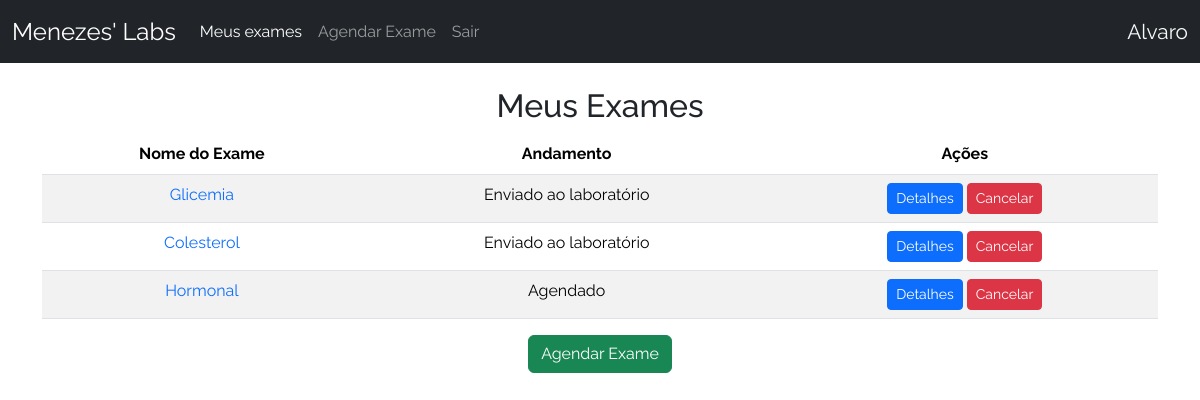
The app's page / (signed in), older data.
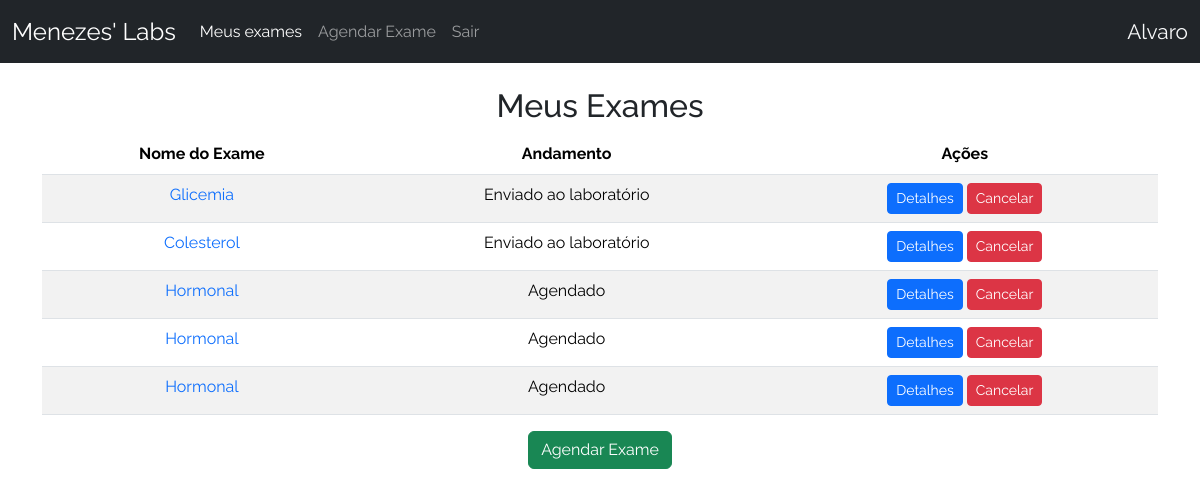
The same page, newer data.
### crud/models.py (models this page shows, shortened)
class Base(models.Model):
    criado = models.DateTimeField(verbose_name ='Criado em',auto_now_add=True)
    modificado = models.DateTimeField(verbose_name ='Modificado em',auto_now=True)
    ativo = models.BooleanField(verbose_name ='Ativo?',default=True)
    class Meta:
        abstract = True

class AgendamentoExame(Base):
    exame = models.ForeignKey(Exame,verbose_name='Exame',on_delete=models.CASCADE)
    data = models.DateField('Data',auto_now=False,auto_now_add=False)
    usuario = models.ForeignKey(User,verbose_name='Usuário',on_delete=models.CASCADE)
    HORARIO_CHOICES = (
    ('07:00', '07:00'),
    ('08:00', '08:00'),
    ('09:00', '09:00'),
    ('10:00', '10:00'),
    ('11:00', '11:00'),
    ('13:00', '13:00'),
    ('14:00', '14:00'),
    ('15:00', '15:00'),
    ('16:00', '16:00'),
    ('17:00', '17:00'),
)
    ANDAMENTO_CHOICES = (
        ('Agendado', 'Agendado'),
        ('Realizado', 'Realizado'),
        ('Enviado ao laboratório', 'Enviado ao laboratório'),
        ('Concluído', 'Concluído'),
        ('Cancelado', 'Cancelado'),
    )
    horario = models.CharField(verbose_name ='Horário', max_length = 5 ,choices=HORARIO_CHOICES)
    andamento = models.CharField(verbose_name ='Andamento',max_length=30,choices=ANDAMENTO_CHOICES,default='Agendado')
    resultado = models.FileField('Resultado',upload_to='pdfs/',null=True,blank=True)
    class Meta:
        verbose_name = 'Agendamento'
        verbose_name_plural = 'Agendamentos'
        ordering = ['data','horario']

class Exame(Base):
    nome = models.CharField('Nome',max_length=100)
    def __str__(self):
        return self.nome
    class Meta:
        verbose_name = 'Exame'
        verbose_name_plural = 'Exames'
        ordering = ['nome']

### crud/views.py (the view)
# urls.py: path('', UserIndexView.as_view(), name='index'),
class UserIndexView(ListView):
    template_name = 'index.html'
    model = AgendamentoExame
    context_object_name = 'agendamentos'
    def get_queryset(self):
        query = 0
        if self.request.user.is_authenticated:
            query = AgendamentoExame.objects.filter(usuario=self.request.user, ativo=True)
        return query

### crud/templates/index.html (shortened to what this page needs)
{% extends 'base.html' %}
{% block content %}
{% if user.is_authenticated and user.is_superuser == False %}
    <div class="table-container" style="text-align: center;">
        <h2 style="margin-top: 3vh;">Meus Exames</h2>
        <table class="table table-striped">
            <thead class="thead-dark">
                <tr>
                    <th scope="col"><strong>Nome do Exame</strong></th>
                    <th scope="col"><strong>Andamento</strong></th>
                    <th scope="col"><strong>Ações</strong></th>
                </tr>
            </thead>
            <tbody>
                {% for agendamento in agendamentos %}
                    <tr>
                        <td><a href="{% url 'detail' pk=agendamento.pk %}" class="text-decoration-none">{{ agendamento.exame }}</a></td>
                        <td>{{ agendamento.andamento }}</td>
                        <td>
                            <a href="{% url 'detail' pk=agendamento.pk %}" class="btn btn-primary btn-sm">Detalhes</a>
                            <a href="{% url 'delete' pk=agendamento.pk %}" class="btn btn-danger btn-sm">Cancelar</a>
                        </td>
                    </tr>
                    {% endfor %}
                </tbody>
            </table>
            <a href="{% url 'create' %}" class="btn btn-success button">Agendar Exame</a>
        </div>
{% else %}
    <div class="container" style="text-align: center;">
        <h2 style="margin-top: 3vh;">Bem-vindo ao Menezes' Labs</h2>
        <p>Para agendar um exame, por favor, faça login.</p>
        <a href="{% url 'account_login' %}" class="btn btn-primary button">Entrar</a>
    </div>
{% endif %}
{% endblock %}

Row changes from the older to the newer data that the page shows:
added AgendamentoExame: exame "Hormonal", andamento "Agendado"
added AgendamentoExame: exame "Hormonal", andamento "Agendado"
